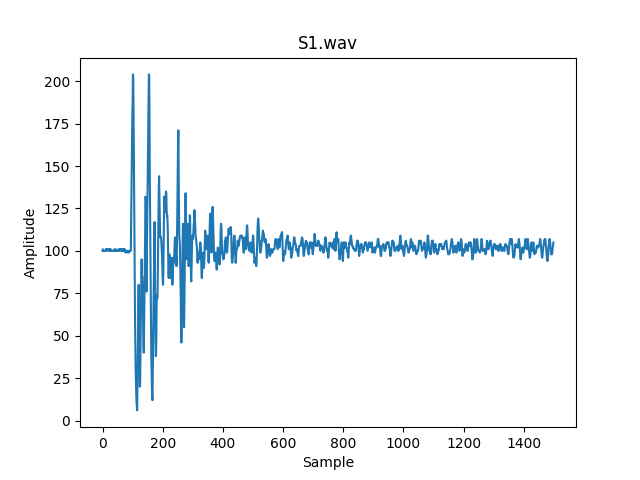
#> input picture scipy_audio/New plots/S1.wav.png, 640 x 480 px, found by its file name
$ python image_wav.py
#> lines starting #> are read from the running program, lines starting #| are printed output that depends on the picture
import cv2
import numpy as np
import os
from scipy.io.wavfile import write

image_path = r'C:\Users\Personal\Documents\projects\KICS Second Project\scipy_audio\New plots\S1.wav.png'
image = cv2.imread(image_path)
#> image is the input picture: shape (480, 640, 3); mean B, G, R 249.1, 246.9, 243.7

gray_image = cv2.cvtColor(image, cv2.COLOR_BGR2GRAY)
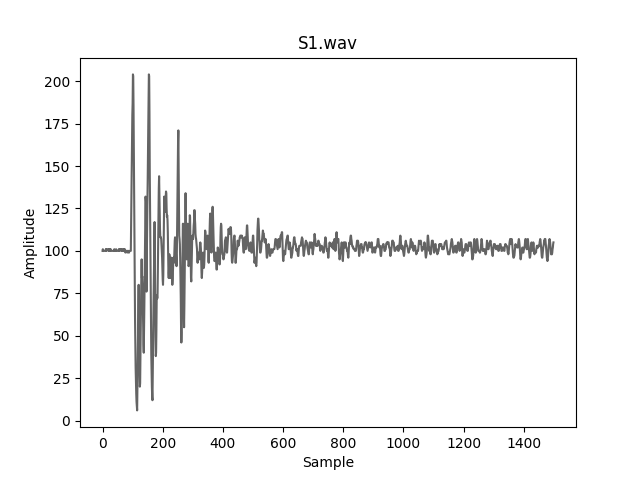
#> gray_image: shape (480, 640); min 0, max 255, mean 246.2
amplitude_data = gray_image.mean(axis=1)
#> amplitude_data = 480 values, max 255 at index 0, min 56.89 at index 58, mean 246.2


amplitude_data = (amplitude_data - np.mean(amplitude_data)) / np.max(np.abs(amplitude_data))
#> amplitude_data = 480 values, max 0.0346 at index 0, min -0.742 at index 58, mean 7.96e-17
amplitude_data = np.int16(amplitude_data * 32767)
#> amplitude_data = 480 values, max 1134 at index 0, min -24322 at index 58, mean -0.298

# Original file sample rate is 44100
sample_rate = 44100

output_dir = r'C:\Users\Personal\Documents\projects\KICS Second Project\scipy_audio\audio_output'
output_path = os.path.join(output_dir, 'newS1.wav')
write(output_path, sample_rate, amplitude_data)

print(f'Audio file saved at: {output_path}')

$ run again, with scipy_audio/New plots/S4.wav.png copied over scipy_audio/New plots/S1.wav.png
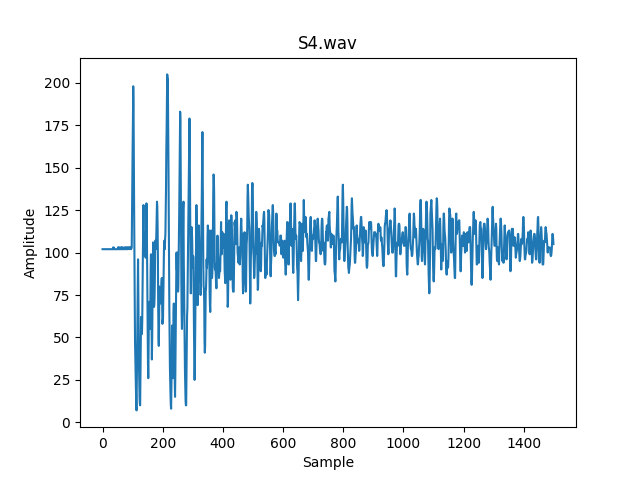
#> input picture scipy_audio/New plots/S4.wav.png, 640 x 480 px, found by its file name
#> image is the input picture: shape (480, 640, 3); mean B, G, R 246.2, 241.6, 235.1
#> `gray_image = cv2.cvtColor(image, cv2.COLOR_BGR2GRAY)`:
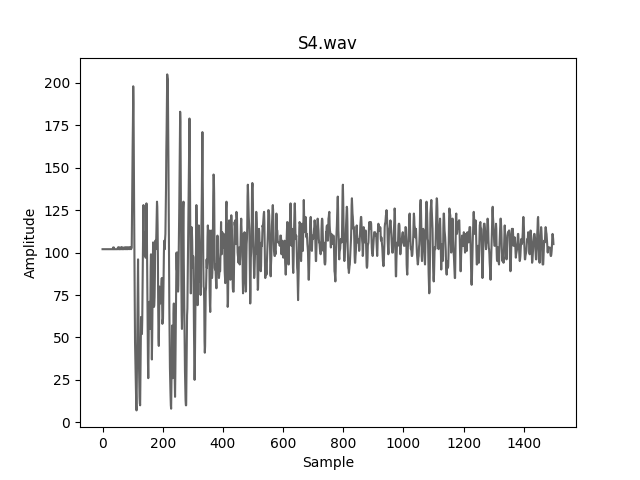
#> gray_image: shape (480, 640); min 0, max 255, mean 240.2
#> `amplitude_data = gray_image.mean(axis=1)`: amplitude_data = 480 values, max 255 at index 0, min 55.58 at index 427, mean 240.2
#> `amplitude_data = (amplitude_data - np.mean(amplitude_data)) / np.max(n..`: amplitude_data = 480 values, max 0.0581 at index 0, min -0.724 at index 427, mean 2.22e-17
#> `amplitude_data = np.int16(amplitude_data * 32767)`: amplitude_data = 480 values, max 1902 at index 0, min -23722 at index 427, mean -0.29
